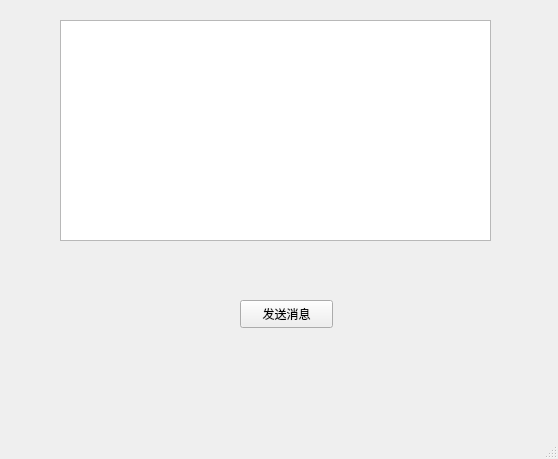
<?xml version="1.0" encoding="UTF-8"?>
<ui version="4.0">
 <class>MainWindow</class>
 <widget class="QMainWindow" name="MainWindow">
  <property name="geometry">
   <rect>
    <x>0</x>
    <y>0</y>
    <width>558</width>
    <height>459</height>
   </rect>
  </property>
  <property name="windowTitle">
   <string>MainWindow</string>
  </property>
  <widget class="QWidget" name="centralwidget">
   <widget class="QTextEdit" name="textEdit">
    <property name="geometry">
     <rect>
      <x>60</x>
      <y>20</y>
      <width>431</width>
      <height>221</height>
     </rect>
    </property>
   </widget>
   <widget class="QPushButton" name="pushButton">
    <property name="geometry">
     <rect>
      <x>240</x>
      <y>300</y>
      <width>93</width>
      <height>28</height>
     </rect>
    </property>
    <property name="text">
     <string>发送消息</string>
    </property>
   </widget>
  </widget>
  <widget class="QMenuBar" name="menubar">
   <property name="geometry">
    <rect>
     <x>0</x>
     <y>0</y>
     <width>558</width>
     <height>26</height>
    </rect>
   </property>
  </widget>
  <widget class="QStatusBar" name="statusbar"/>
 </widget>
 <resources/>
 <connections/>
</ui>
